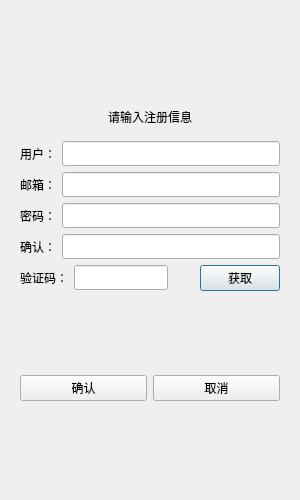
<?xml version="1.0" encoding="UTF-8"?>
<ui version="4.0">
 <class>RegisterDialog</class>
 <widget class="QDialog" name="RegisterDialog">
  <property name="geometry">
   <rect>
    <x>0</x>
    <y>0</y>
    <width>300</width>
    <height>500</height>
   </rect>
  </property>
  <property name="windowTitle">
   <string>Dialog</string>
  </property>
  <layout class="QVBoxLayout" name="verticalLayout_2">
   <item>
    <layout class="QVBoxLayout" name="verticalLayout">
     <item>
      <widget class="QStackedWidget" name="stackedWidget">
       <property name="currentIndex">
        <number>0</number>
       </property>
       <widget class="QWidget" name="page">
        <layout class="QVBoxLayout" name="verticalLayout_3">
         <item>
          <spacer name="verticalSpacer_3">
           <property name="orientation">
            <enum>Qt::Orientation::Vertical</enum>
           </property>
           <property name="sizeHint" stdset="0">
            <size>
             <width>20</width>
             <height>40</height>
            </size>
           </property>
          </spacer>
         </item>
         <item>
          <widget class="QWidget" name="widget" native="true">
           <layout class="QVBoxLayout" name="verticalLayout_4">
            <item>
             <widget class="QLabel" name="err_tip">
              <property name="text">
               <string>请输入注册信息</string>
              </property>
              <property name="alignment">
               <set>Qt::AlignmentFlag::AlignCenter</set>
              </property>
             </widget>
            </item>
           </layout>
          </widget>
         </item>
         <item>
          <layout class="QHBoxLayout" name="horizontalLayout">
           <item>
            <widget class="QLabel" name="user_label">
             <property name="text">
              <string>用户：</string>
             </property>
            </widget>
           </item>
           <item>
            <widget class="QLineEdit" name="user_edit">
             <property name="minimumSize">
              <size>
               <width>0</width>
               <height>25</height>
              </size>
             </property>
             <property name="maximumSize">
              <size>
               <width>16777215</width>
               <height>25</height>
              </size>
             </property>
            </widget>
           </item>
          </layout>
         </item>
         <item>
          <layout class="QHBoxLayout" name="horizontalLayout_2">
           <item>
            <widget class="QLabel" name="email_label">
             <property name="text">
              <string>邮箱：</string>
             </property>
            </widget>
           </item>
           <item>
            <widget class="QLineEdit" name="email_edit">
             <property name="minimumSize">
              <size>
               <width>0</width>
               <height>25</height>
              </size>
             </property>
             <property name="maximumSize">
              <size>
               <width>16777215</width>
               <height>25</height>
              </size>
             </property>
            </widget>
           </item>
          </layout>
         </item>
         <item>
          <layout class="QHBoxLayout" name="horizontalLayout_5">
           <item>
            <widget class="QLabel" name="pwd_label">
             <property name="text">
              <string>密码：</string>
             </property>
            </widget>
           </item>
           <item>
            <widget class="QLineEdit" name="pwd_edit">
             <property name="minimumSize">
              <size>
               <width>0</width>
               <height>25</height>
              </size>
             </property>
             <property name="maximumSize">
              <size>
               <width>16777215</width>
               <height>25</height>
              </size>
             </property>
            </widget>
           </item>
          </layout>
         </item>
         <item>
          <layout class="QHBoxLayout" name="horizontalLayout_4">
           <item>
            <widget class="QLabel" name="confirm_label">
             <property name="text">
              <string>确认：</string>
             </property>
            </widget>
           </item>
           <item>
            <widget class="QLineEdit" name="confirm_edit">
             <property name="minimumSize">
              <size>
               <width>0</width>
               <height>25</height>
              </size>
             </property>
             <property name="maximumSize">
              <size>
               <width>16777215</width>
               <height>25</height>
              </size>
             </property>
            </widget>
           </item>
          </layout>
         </item>
         <item>
          <layout class="QHBoxLayout" name="horizontalLayout_3">
           <item>
            <widget class="QLabel" name="verify_label">
             <property name="text">
              <string>验证码：</string>
             </property>
            </widget>
           </item>
           <item>
            <widget class="QLineEdit" name="verify_edit">
             <property name="minimumSize">
              <size>
               <width>0</width>
               <height>25</height>
              </size>
             </property>
             <property name="maximumSize">
              <size>
               <width>16777215</width>
               <height>25</height>
              </size>
             </property>
            </widget>
           </item>
           <item>
            <spacer name="horizontalSpacer">
             <property name="orientation">
              <enum>Qt::Orientation::Horizontal</enum>
             </property>
             <property name="sizeHint" stdset="0">
              <size>
               <width>40</width>
               <height>20</height>
              </size>
             </property>
            </spacer>
           </item>
           <item>
            <widget class="QPushButton" name="verify_button">
             <property name="text">
              <string>获取</string>
             </property>
            </widget>
           </item>
          </layout>
         </item>
         <item>
          <spacer name="verticalSpacer">
           <property name="orientation">
            <enum>Qt::Orientation::Vertical</enum>
           </property>
           <property name="sizeHint" stdset="0">
            <size>
             <width>20</width>
             <height>40</height>
            </size>
           </property>
          </spacer>
         </item>
         <item>
          <layout class="QHBoxLayout" name="horizontalLayout_6">
           <item>
            <widget class="QPushButton" name="yes_button">
             <property name="text">
              <string>确认</string>
             </property>
            </widget>
           </item>
           <item>
            <widget class="QPushButton" name="no_button">
             <property name="enabled">
              <bool>true</bool>
             </property>
             <property name="text">
              <string>取消</string>
             </property>
             <property name="checkable">
              <bool>false</bool>
             </property>
            </widget>
           </item>
          </layout>
         </item>
         <item>
          <spacer name="verticalSpacer_2">
           <property name="orientation">
            <enum>Qt::Orientation::Vertical</enum>
           </property>
           <property name="sizeHint" stdset="0">
            <size>
             <width>20</width>
             <height>40</height>
            </size>
           </property>
          </spacer>
         </item>
        </layout>
       </widget>
       <widget class="QWidget" name="page_2"/>
      </widget>
     </item>
    </layout>
   </item>
  </layout>
 </widget>
 <resources/>
 <connections/>
</ui>
